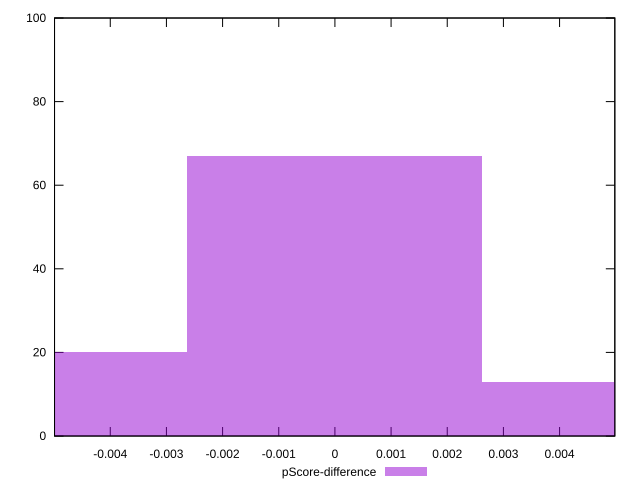

This figure's gnuplot source:
reset

$pScoreDifference <<EOF
-0.005252958256912547 20
0 67
0.005252958256912547 13
EOF

set key outside below
set boxwidth 0.005252958256912547
set xrange [-0.00499223495362644:0.004983719807689413]
set yrange [0:100]
set trange [0:100]
set style fill transparent solid 0.5 noborder
set terminal svg size 640, 490 enhanced background rgb 'white'
set output "report_00015_2021-02-09T16-11-33.973Z/speed-index/samples/pages+cached+noadtech+nomedia+nocss/pScore-difference/histogram.svg"

plot $pScoreDifference title "pScore-difference" with boxes

reset
